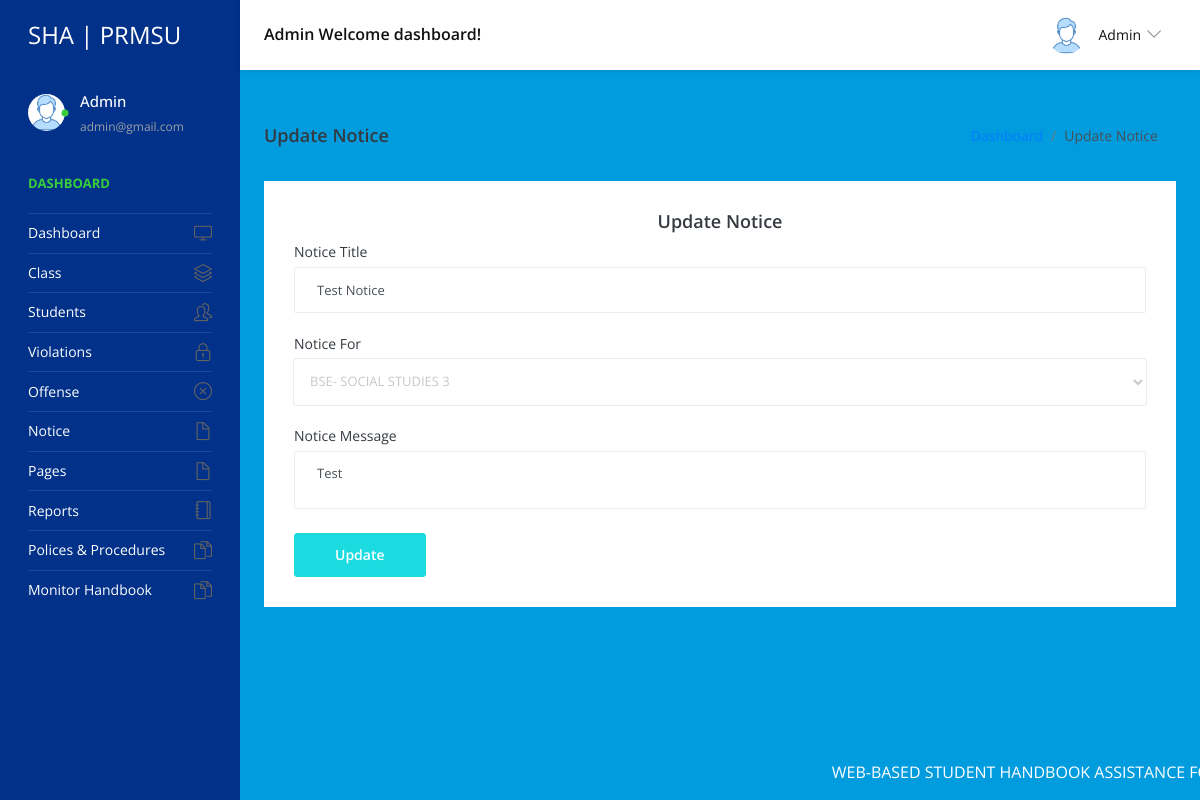
Page /admin/edit-notice-detail.php?editid=8 (signed in) on the committed database.
### tables this page shows
CREATE TABLE `tblnotice` (
  `ID` int(5) NOT NULL,
  `NoticeTitle` mediumtext DEFAULT NULL,
  `ClassId` int(10) DEFAULT NULL,
  `NoticeMsg` mediumtext DEFAULT NULL,
  `CreationDate` timestamp NULL DEFAULT current_timestamp()
);

CREATE TABLE `tblclass` (
  `ID` int(5) NOT NULL,
  `ClassName` varchar(50) DEFAULT NULL,
  `Section` varchar(20) DEFAULT NULL,
  `CreationDate` timestamp NULL DEFAULT current_timestamp()
);

### admin/edit-notice-detail.php (the view, shortened to what this page needs)
<?php
include('includes/dbconnection.php');
if (strlen($_SESSION['sturecmsaid'] == 0)) {
  header('location:logout.php');
} else {
  ?>
    <!DOCTYPE html>
    <html lang="en">
    <head>
      <link rel="stylesheet" href="vendors/simple-line-icons/css/simple-line-icons.css">
      <link rel="stylesheet" href="vendors/flag-icon-css/css/flag-icon.min.css">
      <link rel="stylesheet" href="vendors/css/vendor.bundle.base.css">
      <link rel="stylesheet" href="vendors/select2/select2.min.css">
      <link rel="stylesheet" href="vendors/select2-bootstrap-theme/select2-bootstrap.min.css">
      <link rel="stylesheet" href="css/style.css" />
    </head>
    <body>
      <div class="container-scroller">
        <?php include_once('includes/header.php'); ?>
        <div class="container-fluid page-body-wrapper">
          <?php include_once('includes/sidebar.php'); ?>
          <div class="main-panel">
            <div class="content-wrapper">
              <div class="page-header">
                <h3 class="page-title">Update Notice </h3>
                <nav aria-label="breadcrumb">
                  <ol class="breadcrumb">
                    <li class="breadcrumb-item"><a href="dashboard.php">Dashboard</a></li>
                    <li class="breadcrumb-item active" aria-current="page"> Update Notice</li>
                  </ol>
                </nav>
              </div>
              <div class="row">
                <div class="col-12 grid-margin stretch-card">
                  <div class="card">
                    <div class="card-body">
                      <h4 class="card-title" style="text-align: center;">Update Notice</h4>
                      <form class="forms-sample" method="post" enctype="multipart/form-data">
                        <?php
                        $eid = $_GET['editid'];
                        $sql = "SELECT tblclass.ID,tblclass.ClassName,tblclass.Section,tblnotice.NoticeTitle,tblnotice.CreationDate,tblnotice.ClassId,tblnotice.NoticeMsg,tblnotice.ID as nid from tblnotice join tblclass on tblclass.ID=tblnotice.ClassId where tblnotice.ID=:eid";
                        $query = $dbh->prepare($sql);
                        $query->bindParam(':eid', $eid, PDO::PARAM_STR);
                        $query->execute();
                        $results = $query->fetchAll(PDO::FETCH_OBJ);
                        if ($query->rowCount() > 0) {
                          foreach ($results as $row) { ?>
                                <div class="form-group">
                                  <label for="exampleInputName1">Notice Title</label>
                                  <input type="text" name="nottitle" value="<?php echo htmlentities($row->NoticeTitle); ?>"
                                    class="form-control" required='true'>
                                </div>
                                <div class="form-group">
                                  <label for="exampleInputEmail3">Notice For</label>
                                  <select name="classid" class="form-control">
                                    <option value="<?php echo htmlentities($row->ClassId); ?>">
                                      <?php echo htmlentities($row->ClassName); ?>            <?php echo htmlentities($row->Section); ?>
                                    </option>
                                  </select>
                                </div>
                                <div class="form-group">
                                  <label for="exampleInputName1">Notice Message</label>
                                  <textarea name="notmsg" value="" class="form-control"
                                    required='true'><?php echo htmlentities($row->NoticeMsg); ?></textarea>
                                </div>
                                <?php $cnt = $cnt + 1;
                          }
                        } ?>
                        <button type="submit" class="btn btn-primary mr-2" name="submit">Update</button>
                      </form>
                    </div>
                  </div>
                </div>
              </div>
            </div>
            <?php include_once('includes/footer.php'); ?>
          </div>
        </div>
      </div>
    </body>
    </html><?php } ?>

### admin/includes/header.php (shortened to what this page needs)
<nav class="navbar default-layout-navbar col-lg-12 col-12 p-0 fixed-top d-flex flex-row">
  <div class="navbar-brand-wrapper d-flex align-items-center">
    <a class="navbar-brand brand-logo" href="dashboard.php">
      <strong style="color: white;">SHA | PRMSU</strong>
    </a>
  </div><?php
  $aid = $_SESSION['sturecmsaid'];
  $sql = "SELECT * from tbladmin where ID=:aid";
  $query = $dbh->prepare($sql);
  $query->bindParam(':aid', $aid, PDO::PARAM_STR);
  $query->execute();
  $results = $query->fetchAll(PDO::FETCH_OBJ);
  if ($query->rowCount() > 0) {
    foreach ($results as $row) { ?>
      <div class="navbar-menu-wrapper d-flex align-items-center flex-grow-1">
        <h5 class="mb-0 font-weight-medium d-none d-lg-flex"><?php echo htmlentities($row->AdminName); ?> Welcome dashboard!
        </h5>
        <ul class="navbar-nav navbar-nav-right ml-auto">
          <li class="nav-item dropdown d-none d-xl-inline-flex user-dropdown">
            <a class="nav-link dropdown-toggle" id="UserDropdown" href="#" data-toggle="dropdown" aria-expanded="false">
              <img class="img-xs rounded-circle ml-2" src="images/faces/face8.jpg" alt="Profile image"> <span
                class="font-weight-normal"> <?php echo htmlentities($row->AdminName); ?> </span></a>
              </div><?php $cnt = $cnt + 1;
    }
  } ?>
      </li>
    </ul>
  </div>
</nav>

### admin/includes/sidebar.php (shortened to what this page needs)
<nav class="sidebar sidebar-offcanvas" id="sidebar">
  <ul class="nav">
    <li class="nav-item nav-profile">
      <a href="#" class="nav-link">
        <div class="profile-image">
          <img class="img-xs rounded-circle" src="images/faces/face8.jpg" alt="profile image">
          <div class="dot-indicator bg-success"></div>
        </div>
        <div class="text-wrapper">
          <?php
          $aid = $_SESSION['sturecmsaid'];
          $sql = "SELECT * from tbladmin where ID=:aid";
          $query = $dbh->prepare($sql);
          $query->bindParam(':aid', $aid, PDO::PARAM_STR);
          $query->execute();
          $results = $query->fetchAll(PDO::FETCH_OBJ);
          $cnt = 1;
          if ($query->rowCount() > 0) {
            foreach ($results as $row) { ?>
              <p class="profile-name"><?php echo htmlentities($row->AdminName); ?></p>
              <p class="designation"><?php echo htmlentities($row->Email); ?></p><?php $cnt = $cnt + 1;
            }
          } ?>
        </div>
      </a>
    </li>
    <li class="nav-item nav-category">
      <span class="nav-link">Dashboard</span>
    </li>
    <li class="nav-item">
      <a class="nav-link" href="dashboard.php">
        <span class="menu-title">Dashboard</span>
        <i class="icon-screen-desktop menu-icon"></i>
      </a>
    </li>
    <li class="nav-item">
      <a class="nav-link" data-toggle="collapse" href="#ui-basic" aria-expanded="false" aria-controls="ui-basic">
        <span class="menu-title">Class</span>
        <i class="icon-layers menu-icon"></i>
      </a>
    </li>
    <li class="nav-item">
      <a class="nav-link" data-toggle="collapse" href="#ui-basic1" aria-expanded="false" aria-controls="ui-basic1">
        <span class="menu-title">Students</span>
        <i class="icon-people menu-icon"></i>
      </a>
    </li>
    <li class="nav-item">
      <a class="nav-link" data-toggle="collapse" href="#violations" aria-expanded="false" aria-controls="violations">
        <span class="menu-title">Violations</span>
        <i class="icon-lock menu-icon"></i>
      </a>
    </li>
    <li class="nav-item">
      <a class="nav-link" data-toggle="collapse" href="#offense" aria-expanded="false" aria-controls="offense">
        <span class="menu-title">Offense</span>
        <i class="icon-close menu-icon"></i>
      </a>
    </li>
    <li class="nav-item">
      <a class="nav-link" data-toggle="collapse" href="#auth" aria-expanded="false" aria-controls="auth">
        <span class="menu-title">Notice </span>
        <i class="icon-doc menu-icon"></i>
      </a>
    </li>
    <li class="nav-item">
      <a class="nav-link" data-toggle="collapse" href="#auth2" aria-expanded="false" aria-controls="auth">
        <span class="menu-title">Pages</span>
        <i class="icon-doc menu-icon"></i>
      </a>
    </li>
    <li class="nav-item">
      <a class="nav-link" href="between-dates-reports.php">
        <span class="menu-title">Reports</span>
        <i class="icon-notebook menu-icon"></i>
      </a>
    </li>
    <li class="nav-item">
      <a class="nav-link" href="handbook2.php">
        <span class="menu-title">Polices & Procedures</span>
        <i class="icon-docs menu-icon"></i>
      </a>
    </li>
    <li class="nav-item">
      <a class="nav-link" href="monitor.php">
        <span class="menu-title">Monitor Handbook</span>
        <i class="icon-docs menu-icon"></i>
      </a>
    </li>
  </ul>
</nav>

### rows in the picture
tblnotice: nottitle "Test Notice", classid "BSE- SOCIAL STUDIES 3", notmsg "Test"

### other values in the picture
$row->AdminName "Admin"
$row->Email "admin@gmail.com"
